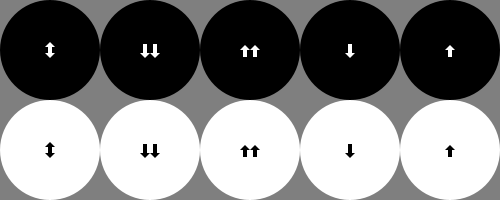
Frame 1 (no input)
Frame 60 (the mouse pressed at the canvas centre just before this capture): identical to frame 1, image omitted
Frame 120 (the mouse held since frame 60 and released just before this capture): identical to frame 1, image omitted

The Processing sketch that drew this single still picture (run headless with seeded random() and noise(); from frame 60 on, the mouse is pressed at the canvas centre):

// Processing sketch: processing_39036
// ── processing_39036.pde

void setup () {
  size (500, 200);
  smooth();
  value3=0;
  value4=255;
  value6=255;
  value8=255;
  value10=255;
}


int value1, value2, value3, value4, value5, value6, value7, value8, value9, value10;
float d, d2, d3, d4, d5, d6, d7, d8, d9, d10;
float diam=100;

void draw() {
  background (127);
  noStroke ();





  //mouse pressed
  //upper

  d=dist(50, 50, mouseX, mouseY);
  if ((d<=diam/2)&(mousePressed)) {
    value1 = 255;
  } 
  else {
    value1 = 0;
  }

  fill (value1);
  ellipse (50, 50, diam, diam);
    arrow3 (50, 50, 255);



  //lower
  d2=dist(50, 150, mouseX, mouseY);
  if ((d2<=diam/2)&(mousePressed)) {
    value2 = 0;
  } 
  else {
    value2 =255;
  }

  fill (value2);
  ellipse (50, 150, diam, diam);
         arrow3 (50, 150, 0);



  //mouse clicked
  //upper



  fill (value3);
  ellipse (150, 50, diam, diam);
 arrow2 (145, 50, 255);
  arrow2 (155, 50, 255);


  //lower


  fill (value4);
  ellipse (150, 150, diam, diam);

arrow2 (145, 150, 0);
  arrow2 (155, 150, 0);




  //mouse released
  fill (value5);
  ellipse (250, 50, diam, diam);
    arrow1 (245, 50, 255);
  arrow1 (255, 50, 255);



  fill (value6);
  ellipse (250, 150, diam, diam);
  arrow1 (245, 150, 0);
  arrow1 (255, 150, 0);


  //mouse clicked done
  fill (value7);
  ellipse (350, 50, diam, diam);
arrow2 (350, 50, 255);
  
  fill (value8);
  ellipse (350, 150, diam, diam);
arrow2 (350, 150, 0);



  //mouse released done
  fill (value9);
  ellipse (450, 50, diam, diam);
  arrow1 (450, 50, 255);
  
  fill (value10);
  ellipse (450, 150, diam, diam);
    arrow1 (450, 150, 0);
}




void mousePressed() {
  d3=dist(150, 50, mouseX, mouseY);
  d4=dist(150, 150, mouseX, mouseY);
  d7=dist(350, 50, mouseX, mouseY);
  d8=dist(350, 150, mouseX, mouseY);


  if ((value3 == 255)&&(d3<=diam/2)) {
    value3 = 0;
  } 
  else if ((value3 == 0)&&(d3<=diam/2)) {
    value3 = 255;
  }



  if ((value4== 0)&&(d4<=diam/2)) {
    value4 = 255;
  } 
  else if ((value4 == 255)&&(d4<=diam/2)) {
    value4 = 0;
  }



  if ((value7== 0)&&(d7<=diam/2)) {
    value7= 255;
  } 
  else if ((value7 == 255)&&(d7<=diam/2)) {
    value7 = 255;
  }


  if ((value8== 255)&&(d8<=diam/2)) {
    value8= 0;
  } 
  else if ((value8 == 0)&&(d8<=diam/2)) {
    value8 = 0;
  }
}

void mouseReleased() {
  d5=dist(250, 50, mouseX, mouseY);
  d6=dist(250, 150, mouseX, mouseY);
  d9=dist(450, 50, mouseX, mouseY);
  d10=dist(450, 150, mouseX, mouseY);

  if ((value5 == 255)&&(d5<=diam/2)) {
    value5= 0;
  } 
  else if ((value5 == 0)&&(d5<=diam/2)) {
    value5 = 255;
  }



  if ((value6== 0)&&(d6<=diam/2)) {
    value6= 255;
  } 
  else if ((value6 == 255)&&(d6<=diam/2)) {
    value6 = 0;
  }



  if ((value9 ==0)&&(d9<=diam/2)) {
    value9= 255;
  } 
  else if ((value9 == 255)&&(d9<=diam/2)) {
    value9 = 255;
  }


  if ((value10== 255)&&(d10<=diam/2)) {
    value10= 0;
  } 
  else if ((value10 == 0)&&(d10<=diam/2)) {
    value10 = 0;
  }
}


void arrow1 (int x, int y, int fil) {
  noStroke ();
  fill(fil);
  rect  (x-2, y-3, 4, 10);
  triangle  (x, y-5, x-5, y, x+5, y);
}

void arrow2 (int x, int y, int fil) {
  noStroke ();
  fill(fil);
  rect  (x-2, y-6, 4, 10);
  triangle  (x, y+8, x-5, y+3, x+5, y+3);
}

void arrow3 (int x, int y, int fil) {
  noStroke ();
  fill(fil);
  rect  (x-2, y-6, 4, 10);
  triangle  (x, y-8, x-5, y-3, x+5, y-3);
  triangle  (x, y+8, x-5, y+3, x+5, y+3);
}
                
                
